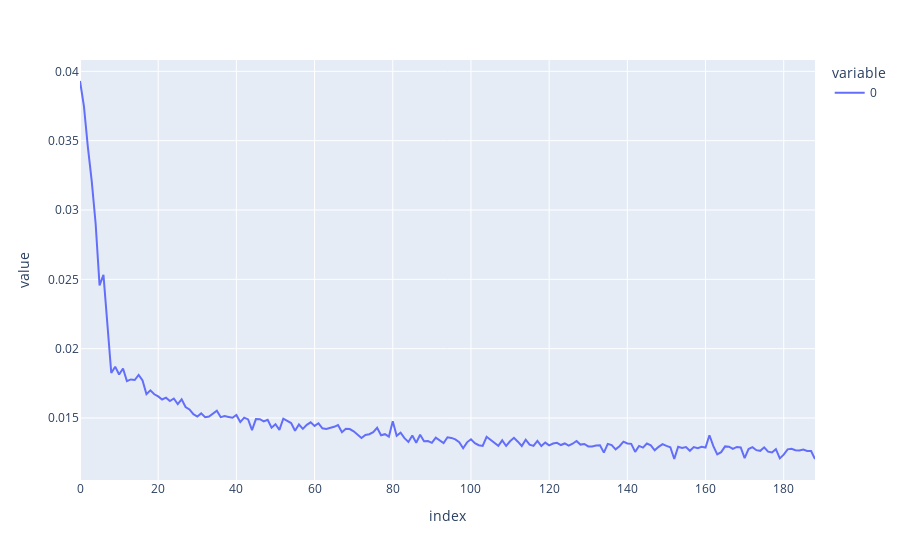

The cell this chart's notebook holds for it:
### Code cell
plot_fig=px.line(losses)
plot_fig.show()

### Figure 1 — Plotly figure (JSON) as saved in the notebook; plotly's stock layout.template omitted (floating-point values rounded to 4 significant figures; data arrays with more than 128 entries replaced by an {"elided": "..."} marker saying what was removed)
{"data": [{"hovertemplate": "variable=0<br>index=%{x}<br>value=%{y}<extra></extra>", "legendgroup": "0", "line": {"color": "#636efa", "dash": "solid"}, "marker": {"symbol": "circle"}, "mode": "lines", "name": "0", "orientation": "v", "showlegend": true, "type": "scatter", "x": {"elided": "189 int values"}, "xaxis": "x", "y": {"elided": "189 float values"}, "yaxis": "y"}], "layout": {"legend": {"title": {"text": "variable"}, "tracegroupgap": 0}, "margin": {"t": 60}, "xaxis": {"anchor": "y", "domain": [0, 1], "title": {"text": "index"}}, "yaxis": {"anchor": "x", "domain": [0, 1], "title": {"text": "value"}}}}
